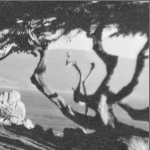
%> input picture fromXX/code/code/new2binarytreed-20.tif, 150 x 150 px
$ octave SiftBased.m   (GNU Octave 9; MATLAB toolbox functions it lacks are replaced by stand-ins)
%> lines starting %> are read from the running program, lines starting %| are printed output that depends on the picture; long printed decimals are rounded
### fromXX/code/code/SNR.m
function snr = SNR( I,In )
% 计算信号噪声比函数
% by Qulei
% I original signal
% In:noisy signal
% snr=10*log10(sigma2(I2)/sigma2(I2-I1))

[row,col,nchannel]=size(In);

snr=0;
if nchannel==1%gray image
% [9 lines of commented-out code are left out]

In=reshape(I-In,1,row*col);
I=reshape(I,1,row*col);
Ps=std(I);%signal power
Pn=std(In);%noise power
snr=20*log10(Ps/Pn);

elseif nchannel==3%color image
for i=1:3
Ps=sum(sum((I(:,:,i)-mean(mean(I(:,:,i)))).^2));%signal power
Pn=sum(sum((I(:,:,i)-In(:,:,i)).^2));%noise power
snr=snr+10*log10(Ps/Pn);
end
snr=snr/3;
end

end

### fromXX/code/code/Ransc/sift.m
% [descriptors, locs] = sift(img)
%
% This function returns IMAGE's SIFT keypoints.
%   Input parameters:
%     img: the image.
%
%   Returned:
%     descriptors: a K-by-128 matrix, where each row gives an invariant
%         descriptor for one of the K keypoints.  The descriptor is a vector
%         of 128 values normalized to unit length.
%     locs: K-by-4 matrix, in which each row has the 4 values for a
%         keypoint location (row, column, scale, orientation).  The
%         orientation is in the range [-PI, PI] radians.
%
% Credits: Thanks for initial version of this program to D. Alvaro and
%          J.J. Guerrero, Universidad de Zaragoza (modified by D. Lowe)

function [descriptors, locs] = sift(img)

% If you have the Image Processing Toolbox, you can uncomment the following
%   lines to allow input of color images, which will be converted to grayscale.
if size(img,3)==3
   img = rgb2gray(img);
end

[rows, cols] = size(img);

% Convert into PGM imagefile, readable by "keypoints" executable
f = fopen('tmp.pgm', 'w');
if f == -1
    error('Could not create file tmp.pgm.');
end
fprintf(f, 'P5\n%d\n%d\n255\n', cols, rows);
fwrite(f, img', 'uint8');
fclose(f);

% Call keypoints executable
if isunix
    command = '!./sift ';
else
    command = '!siftWin32 ';
end
command = [command ' <tmp.pgm >tmp.key'];
eval(command);

% Open tmp.key and check its header
g = fopen('tmp.key', 'r');
if g == -1
    error('Could not open file tmp.key.');
end
[header, count] = fscanf(g, '%d %d', [1 2]);
if count ~= 2
    error('Invalid keypoint file beginning.');
end
num = header(1);
len = header(2);
if len ~= 128
    error('Keypoint descriptor length invalid (should be 128).');
end

% Creates the two output matrices (use known size for efficiency)
locs = double(zeros(num, 4));
descriptors = double(zeros(num, 128));

% Parse tmp.key
for i = 1:num
    [vector, count] = fscanf(g, '%f %f %f %f', [1 4]); %row col scale ori
    if count ~= 4
        error('Invalid keypoint file format');
    end
    locs(i, :) = vector(1, :);

    [descrip, count] = fscanf(g, '%d', [1 len]);
    if (count ~= 128)
        error('Invalid keypoint file value.');
    end
    % Normalize each input vector to unit length
    descrip = descrip / sqrt(sum(descrip.^2));
    descriptors(i, :) = descrip(1, :);
end
fclose(g);

delete('tmp.pgm');

### fromXX/code/code/Ransc/imMosaic.m
function [v0,m,vx,vy] = imMosaic( img1,img2)
%[ imgout ] = imMosaic( img1,img2,adjColor )
%	img1 and img2 can (both) be rgb or gray, double or uint8.
%	If you have more than 2 images to do mosaic, call this function several
%	times.
%	If you set adjColor to 1, imMosaic will try to try to adjust the
%	color(for rgb) or grayscale(for gray image) of img1 linearly, so the 2
%	images can join more naturally.
%	Yan Ke @ THUEE, 20110123, xjed09@gmail.com

% use SIFT to find corresponding points
[matchLoc1 matchLoc2] = siftMatch(img1, img2);

% use RANSAC to find homography matrix
[H corrPtIdx] = findHomography(matchLoc2',matchLoc1');
 %H  %#ok

 m=eye(2)-H(1:2,1:2);
 v0=-H(1:2,3)';
 picCenter=floor((size(img1)+1)/2);
 [X,Y]=meshgrid(-picCenter(2)+1:size(img1,2)-picCenter(2),...
        size(img1,1)-picCenter(1):-1:-picCenter(1)+1);
vx=m(1,1)*X+m(1,2)*Y+v0(1);
vy=m(2,1)*X+m(2,2)*Y+v0(2);
% [65 lines of commented-out code are left out]

end

### fromXX/code/code/Ransc/siftMatch.m
% [matchLoc1 matchLoc2] = siftMatch(img1, img2)
%
% This function reads two images, finds their SIFT features, and
%   displays lines connecting the matched keypoints.  A match is accepted
%   only if its distance is less than distRatio times the distance to the
%   second closest match.
% It returns the matched points of both images, matchLoc1 = [x1,y1;x2,y2;...]
%
% Example: match('scene.pgm','book.pgm');

function [matchLoc1 matchLoc2] = siftMatch(img1, img2)

% load matchdata
% load img1data
% load img2data
%{,
% Find SIFT keypoints for each image
[des1, loc1] = sift(img1);
[des2, loc2] = sift(img2);
% save img1data des1 loc1
% save img2data des2 loc2

% For efficiency in Matlab, it is cheaper to compute dot products between
%  unit vectors rather than Euclidean distances.  Note that the ratio of
%  angles (acos of dot products of unit vectors) is a close approximation
%  to the ratio of Euclidean distances for small angles.
%
% distRatio: Only keep matches in which the ratio of vector angles from the
%   nearest to second nearest neighbor is less than distRatio.
distRatio = 0.6;

% For each descriptor in the first image, select its match to second image.
des2t = des2';                          % Precompute matrix transpose
matchTable = zeros(1,size(des1,1));
for i = 1 : size(des1,1)
   dotprods = des1(i,:) * des2t;        % Computes vector of dot products
   [vals,indx] = sort(acos(dotprods));  % Take inverse cosine and sort results

   % Check if nearest neighbor has angle less than distRatio times 2nd.
   if (vals(1) < distRatio * vals(2))
      matchTable(i) = indx(1);
   else
      matchTable(i) = 0;
   end
end
% save matchdata matchTable
%}

% Create a new image showing the two images side by side.
img3 = appendimages(img1,img2);

% Show a figure with lines joining the accepted matches.
figure('Position', [100 100 size(img3,2) size(img3,1)]);
colormap('gray');
imagesc(img3);
hold on;
cols1 = size(img1,2);
for i = 1: size(des1,1)
  if (matchTable(i) > 0)
    line([loc1(i,2) loc2(matchTable(i),2)+cols1], ...
         [loc1(i,1) loc2(matchTable(i),1)], 'Color', 'c');
  end
end
hold off;
num = sum(matchTable > 0);
fprintf('Found %d matches.\n', num);

picCenter=floor((size(img1)+1)/2);

idx1 = find(matchTable);
idx2 = matchTable(idx1);
x1 = loc1(idx1,2)-picCenter(2);
x2 = loc2(idx2,2)-picCenter(2);
y1 = picCenter(1)-loc1(idx1,1);
y2 = picCenter(1)-loc2(idx2,1);

matchLoc1 = [x1,y1];
matchLoc2 = [x2,y2];

end

### fromXX/code/code/SiftBased.m
if ~exist('EVA','var')
    clear variables
end
close all

OUTPUT=~exist('EVA','var');

if ~exist('EVA','var')
DefTransType=2;  %1:artificial; 2:image pair
DefNoisy=1; Noise=0.07;%0.07 0.0018 0.005 0.018 Noise=10; 0.02
end

DefNoisyBefore=0;
DefShowFinallDiff=OUTPUT&1;
DefShowVelocity=OUTPUT&1;  interval=20;
DefShowGroundTruth=OUTPUT&1;
DefBlurBefore=1;DefBlurAfter=0;    Blur=5;
DefTest=0;
DefShowD=OUTPUT&1;
DefEstErr=1;
TransType=DefTransType;
DefExhibit=OUTPUT&1;Print=OUTPUT&1;
if ~exist('EVA','var');
% [12 lines of commented-out code are left out]

   img1='new2binarytreed-20.tif';
   img2='new2binarytreed-21.tif';
% [21 lines of commented-out code are left out]
  M=[0.02   0.010
     0.20   0.04];
  V=[0.1   0.2];
  M=[0.05   0.010
     0.010   0.06];
  V=[0.5   0.5];
% [19 lines of commented-out code are left out]
end

while(DefTransType==1)

     I1 = (imread(img1));
     if size(I1, 3)~=1
         I1 = rgb2gray(I1);
     end
%      I1_ori=I1;

    if DefExhibit==1
        A(1:2,1:2)=eye(2)+M';
        A(3,1:2)=V;
%         I1o=flipud(I1);
        picCenter=floor((size(I1)+1)/2);
        T=maketform('affine',A);
        I2o=imtransform(I1,T,'FillValues',255,'UData',[-picCenter(2)+1,size(I1,2)-picCenter(2)],'VData',[size(I1,1)-picCenter(1),-picCenter(1)+1],...
    'XData',[-picCenter(2)+1,size(I1,2)-picCenter(2)],'YData',[size(I1,1)-picCenter(1),-picCenter(1)+1],'Size',size(I1));
%         I2o=flipud(I2o);
        I1o=I1;
        figure('Name','original image');
        imshow(I1o);
        axis off
        figure('Name','deformed image');
        imshow(I2o);
        axis ij
    end

    if DefBlurBefore==1
%         w=fspecial('gaussian',[10 10],10);
        w=fspecial('average',[Blur Blur]);
        I1=imfilter(I1,w);
    end

    if DefNoisyBefore==1
        %     I2_ori=I2;
        I1tmp=I1;
        I1=imnoise(I1,'gaussian',0,Noise);
        snr1=SNR(double(I1tmp),double(I1));
        if Print~=0
            fprintf('SNR1:%f\n',snr1);
        end
    end

if Print~=0
    !echo ==============================================
    fprintf('img:%s \nimgSize:[%d %d] TransType:1 \n',...
            img1,...
            size(I1,1),size(I1,2));
end
    A(1:2,1:2)=eye(2)+M';
    A(3,1:2)=V;

    picCenter=floor((size(I1)+1)/2);
    T=maketform('affine',A);
    I2=imtransform(I1,T,'FillValues',0,'UData',[-picCenter(2)+1,size(I1,2)-picCenter(2)],'VData',[size(I1,1)-picCenter(1),-picCenter(1)+1],...
    'XData',[-picCenter(2)+1,size(I1,2)-picCenter(2)],'YData',[size(I1,1)-picCenter(1),-picCenter(1)+1],'Size',size(I1));

    if DefNoisy==1
        %     I2_ori=I2;
        I1tmp=I1;I2tmp=I2;
        I1=imnoise(I1,'gaussian',0,Noise);
        I2=imnoise(I2,'gaussian',0,Noise);

        % I1=awgn(double(I1),Noise,'measured');I2=awgn(double(I2),Noise,'measured');

        % I1=AddGaussianNoise(I1,20);I2=AddGaussianNoise(I2,20);
        snr1=SNR(double(I1tmp),double(I1));snr2=SNR(double(I2tmp),double(I2));
        if Print~=0
            fprintf('SNR1:%f SNR2:%f\n',snr1,snr2);
        end
    end

    if DefBlurAfter==1
%         w=fspecial('gaussian',[5 5],3);
        w=fspecial('average',[Blur Blur]);
        I1=imfilter(I1,w);
        I2=imfilter(I2,w);
    end
%     figure
%     imshow(I2);

    DefTransType=0;
end
while(DefTransType==2)

    I1=(imread(img1));
%> I1 is the input picture: size 150x150 uint8; min 46, max 244, mean 131.3
    I2=(imread(img2));
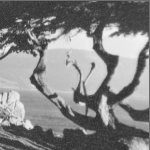
%> input picture fromXX/code/code/new2binarytreed-21.tif, 150 x 150 px
%> I2 is the input picture: size 150x150 uint8; min 46, max 244, mean 131.9
    if size(I1, 3)~=1
        I1 = rgb2gray(I1);
    end
    if size(I2, 3)~=1
        I2 = rgb2gray(I2);
    end
    if DefExhibit==1
        I1o=I1;
        I2o=I2;
        figure('Name','original image');
        imshow(I1o);
        axis off
        figure('Name','deformed image');
        imshow(I2o);
        axis ij
    end

    if Print~=0
        !echo ==============================================
            fprintf('img1:%s img2:%s\nimgSize:[%d %d] TransType:2 \n',...
            img1,img2,...
            size(I1,1),size(I1,2));
%| img1:new2binarytreed-20.tif img2:new2binarytreed-21.tif
%| imgSize:[150 150] TransType:2
    end
    if DefNoisy==1
        %     I2_ori=I2;
        I1tmp=I1;I2tmp=I2;
        I1=imnoise(I1,'gaussian',0,Noise);
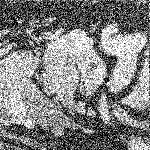
%> I1: size 150x150 uint8; min 0, max 255, mean 130
        I2=imnoise(I2,'gaussian',0,Noise);
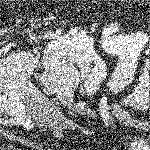
%> I2: size 150x150 uint8; min 0, max 255, mean 130.3

        % I1=awgn(double(I1),Noise,'measured');I2=awgn(double(I2),Noise,'measured');

        % I1=AddGaussianNoise(I1,20);I2=AddGaussianNoise(I2,20);
        snr1=SNR(double(I1tmp),double(I1));snr2=SNR(double(I2tmp),double(I2));
%> in SNR, `Ps=std(I);`: Ps = 61.91
%> in SNR, `Pn=std(In);`: Pn = 58.51
%> in SNR, `snr=20*log10(Ps/Pn);`: snr = 0.49
%> after `snr1=SNR(double(I1tmp),double(I1))`: snr1 = 0.49
%> after `snr2=SNR(double(I2tmp),double(I2))`: snr2 = 0.571
        if Print~=0
            fprintf('SNR1:%f SNR2:%f\n',snr1,snr2);
%| SNR1:0.49 SNR2:0.5712
        end
    end
    if DefBlurAfter==1
%         w=fspecial('gaussian',[10 10],10);
        w=fspecial('average',[Blur Blur]);
        I1=imfilter(I1,w);
        I2=imfilter(I2,w);
    end

    DefTransType=0;
end

clear path

tic

% addpath('.\siftDemoV4');
% [v0,m,vx,vy]=match(I1,I2);

addpath('.\ransc');
[v0,m,vx,vy] = imMosaic( I1,I2);
%> the run ends on the next line
